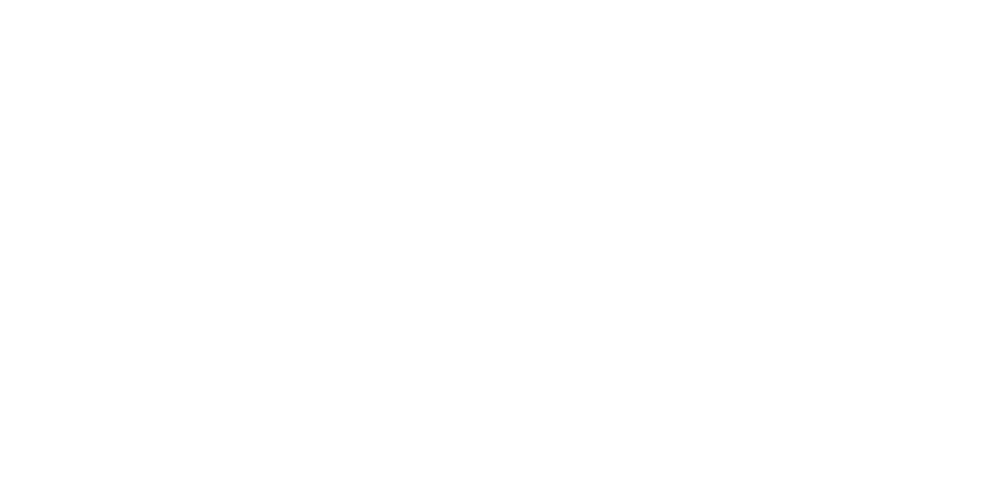
Frame 1 (no input)
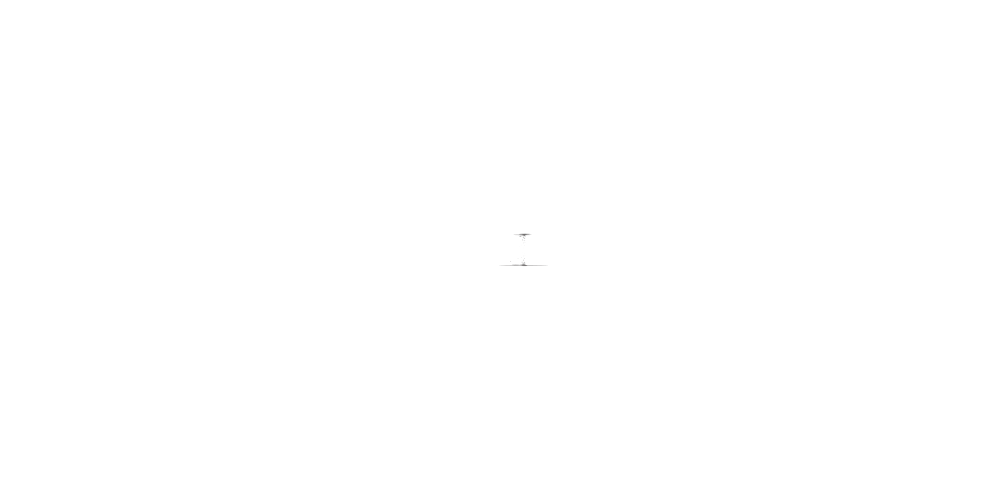
Frame 60 (the mouse pressed at the canvas centre just before this capture)
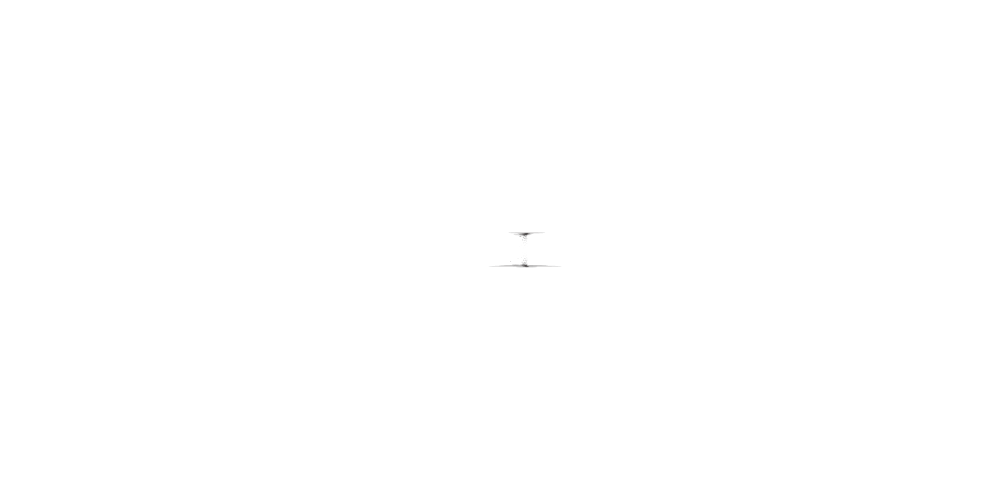
Frame 120 (the mouse held since frame 60 and released just before this capture)

The Processing sketch that drew these frames (run headless with seeded random() and noise(); from frame 60 on, the mouse is pressed at the canvas centre):

// Processing sketch: processing_7633
// ── processing_7633.pde

 
float q,w; 
float r = 15.0; 
float theta = 0; 
float t = 0.50; 
float inc = 0.01; 
 
void setup(){ 
  size(1000,500); 
  background(255); 
  smooth();  
  frameRate(200); 
 
} 
 
void draw(){ 
 
  float k = noise(t)*2; 
  float x = r*atan(theta); 
  float y = r*sin(theta); 
   colorMode(HSB); 
  fill(r%50,255,5,55); 
  noStroke(); 
  ellipse(x+width/2,y+height/2,tan(theta),sin(theta)); 
  theta += 0.85; 
  r+=inc*2; 
  t+=inc; 
} 
 
